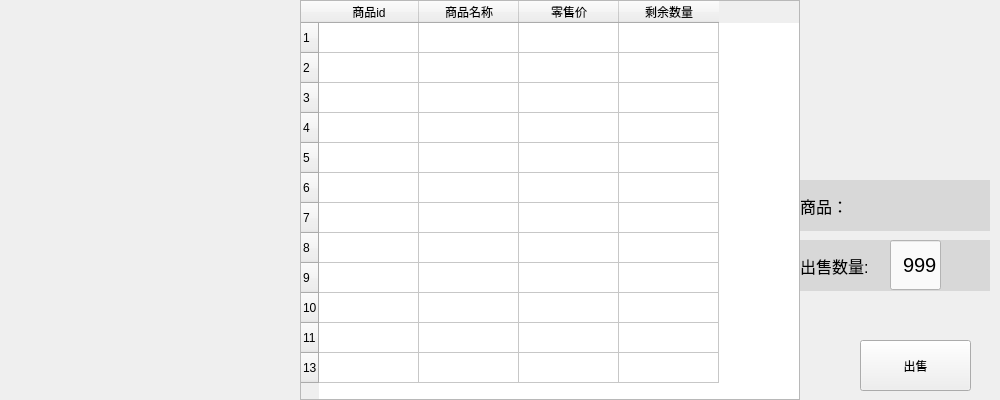
   <widget class="QWidget" name="sell_window" native="true">
    <property name="geometry">
     <rect>
      <x>0</x>
      <y>100</y>
      <width>1000</width>
      <height>400</height>
     </rect>
    </property>
    <widget class="QTableWidget" name="sell_table">
     <property name="geometry">
      <rect>
       <x>300</x>
       <y>0</y>
       <width>500</width>
       <height>400</height>
      </rect>
     </property>
     <property name="sizePolicy">
      <sizepolicy hsizetype="Expanding" vsizetype="Expanding">
       <horstretch>0</horstretch>
       <verstretch>0</verstretch>
      </sizepolicy>
     </property>
     <property name="sizeAdjustPolicy">
      <enum>QAbstractScrollArea::AdjustIgnored</enum>
     </property>
     <property name="autoScroll">
      <bool>true</bool>
     </property>
     <property name="autoScrollMargin">
      <number>16</number>
     </property>
     <row>
      <property name="text">
       <string>1</string>
      </property>
     </row>
     <row>
      <property name="text">
       <string>2</string>
      </property>
     </row>
     <row>
      <property name="text">
       <string>3</string>
      </property>
     </row>
     <row>
      <property name="text">
       <string>4</string>
      </property>
     </row>
     <row>
      <property name="text">
       <string>5</string>
      </property>
     </row>
     <row>
      <property name="text">
       <string>6</string>
      </property>
     </row>
     <row>
      <property name="text">
       <string>7</string>
      </property>
     </row>
     <row>
      <property name="text">
       <string>8</string>
      </property>
     </row>
     <row>
      <property name="text">
       <string>9</string>
      </property>
     </row>
     <row>
      <property name="text">
       <string>10</string>
      </property>
     </row>
     <row>
      <property name="text">
       <string>11</string>
      </property>
     </row>
     <row>
      <property name="text">
       <string>13</string>
      </property>
     </row>
     <column>
      <property name="text">
       <string>商品id</string>
      </property>
     </column>
     <column>
      <property name="text">
       <string>商品名称</string>
      </property>
     </column>
     <column>
      <property name="text">
       <string>零售价</string>
      </property>
     </column>
     <column>
      <property name="text">
       <string>剩余数量</string>
      </property>
     </column>
     <item row="0" column="0">
      <property name="text">
       <string/>
      </property>
      <property name="textAlignment">
       <set>AlignCenter</set>
      </property>
     </item>
     <item row="0" column="1">
      <property name="text">
       <string/>
      </property>
     </item>
    </widget>
    <widget class="QPushButton" name="sell_items_btn">
     <property name="geometry">
      <rect>
       <x>860</x>
       <y>340</y>
       <width>111</width>
       <height>51</height>
      </rect>
     </property>
     <property name="text">
      <string>出售</string>
     </property>
    </widget>
    <widget class="QLabel" name="sell_item_name_label">
     <property name="geometry">
      <rect>
       <x>800</x>
       <y>180</y>
       <width>190</width>
       <height>51</height>
      </rect>
     </property>
     <property name="font">
      <font>
       <pointsize>12</pointsize>
      </font>
     </property>
     <property name="styleSheet">
      <string notr="true">background-color: #D8D8D8;</string>
     </property>
     <property name="text">
      <string>商品：</string>
     </property>
     <property name="wordWrap">
      <bool>false</bool>
     </property>
    </widget>
    <widget class="QLabel" name="sell_label">
     <property name="geometry">
      <rect>
       <x>800</x>
       <y>240</y>
       <width>190</width>
       <height>51</height>
      </rect>
     </property>
     <property name="font">
      <font>
       <pointsize>12</pointsize>
      </font>
     </property>
     <property name="styleSheet">
      <string notr="true">background-color: #D8D8D8;</string>
     </property>
     <property name="text">
      <string>出售数量:</string>
     </property>
     <property name="wordWrap">
      <bool>false</bool>
     </property>
    </widget>
    <widget class="QLineEdit" name="sell_number_edit">
     <property name="geometry">
      <rect>
       <x>890</x>
       <y>240</y>
       <width>51</width>
       <height>50</height>
      </rect>
     </property>
     <property name="font">
      <font>
       <pointsize>15</pointsize>
      </font>
     </property>
     <property name="styleSheet">
      <string notr="true">background-color: #FAFAFA;</string>
     </property>
     <property name="text">
      <string>999</string>
     </property>
     <property name="alignment">
      <set>Qt::AlignRight|Qt::AlignTrailing|Qt::AlignVCenter</set>
     </property>
    </widget>
   </widget>
